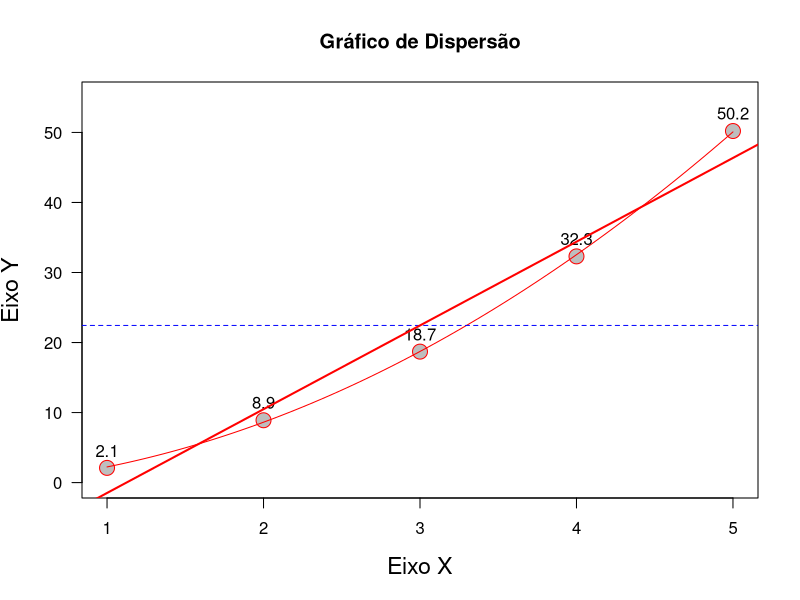

Write R code to recreate this figure.
# Data: 05/12/2023
# Programado por: Alan R Panosso
#
# 1) Listar todos os pacotes presentes no ambiente de
# trabalho.
(.packages())

# carregar um pacote no ambiente {MASS}
library(MASS)
(.packages())

# 2) Listar todos os pacotes disponíveis
# (pré-instalados) no R.
(.packages(all.available = TRUE))

# 3) Instalar os seguintes pacotes:
# install.packages("agricolae")
# install.packages("nortest")
# install.packages("lawstat")
# install.packages("tidyverse")

# 4) Exemplo de operações
## MOD - Resto da Divisão
23 %% 4

## DIV - Divisão Inteira
23 %/% 4

# DADOS X = 1531, construir:
# Y = 15
# Z = 31
# W = 3115
X <- 1531
Y <- X %/% 100
Z <- X %% 100
W <- 100*Z + Y

## Raiz Quadrada
sqrt(225)

## raiz cúbica de 16
16^(1/3)

## Potenciação
2^10
2**10

## Logaritmos
log10(1000)
log(9,3)
log(7.389056)

## Exponenciação
exp(1)
exp(2)

## FUnções Trigonométricas
sin(30)
pi
sin(30*pi/180)

## Operadores Relacionais
5 > 3
4 < 8
5 >= 10
5 <= 10
5 == 10
5 != 10
nome <- "Vanellope"
nome == "Pumba"
nome == "Vanellope"

## Operadores Lógicos (Booleanos)
# CONJUNÇÃO (e)
T && T
T && F
F && T
F && F

# DISJUNÇÃO (ou)
T || T
T || F
F || T
F || F

# NEGAÇÃO (não)
!T
!F

# 4) A partir de um vetor, criar uma matriz no R
vetor_a <- c(1, 2, 3, 4, 5, 6, 7, 9, 10)
A <- matrix(vetor_a, ncol=3) # preenchimento linha
                             # byrow = TRUE
vetor_b <- c(2, 4, 6, 8, 0, 10)
B <- matrix(vetor_b, ncol=2)

# Calcular o determinante de A (matriz quadrada)
det(A)

# Multiplicação de Matrizes
A %*% B

# Inversa de A
inv_A <- solve(A)

# Matriz indentidade
round(inv_A %*% A)

# resolvendo um sistema de equação linear
A <- matrix(
  c(4,3,3,1, 2,-3,5,-1, 1,-1,1,-1, -2,-1,1,4),
  ncol = 4
)

B <- matrix(
  c(3, 2, 0 , -2),
  ncol=1
)

solve(A) %*% B

# 5) Observe o retorno das funções nrow, ncol e
# length.
length(A) #númerio total de elementos da matriz
nrow(A)
ncol(A)

# 6) Calcule o determinante da matriz
det(A)

# 7) Crie a matriz transposta
t(A)

# 8) Dados os vetores
# x = {1, 2, 3, 4, 5}
# y = {2.1, 8.9, 18.7, 32.3, 50.2}
# faça o gráfico de y ~ x
x <- 1:5
y <- c(2.1, 8.9, 18.7, 32.3, 50.2)
plot(x,y,
     main = "Gráfico de Dispersão",
     cex = 2, # tamanho marcador
     pch = 21, # marcador
     col = "red", # cor marcador
     bg = "gray",
     xlab = "Eixo X",
     ylab = "Eixo Y",
     cex.lab = 1.4, # tamanho fonte labs eixo
     las = 1, # números do eixo Y vertical
     ylim = c(0, 55) # limites de y
     #type="S" # tipos de gráfico
     )
# ajuste quadrático
curve(-0.44+0.81714*x+1.85714*x^2,
      add=TRUE, col="red")
abline(h = mean(y), lty =2, col="blue")
text(x,y+2.5,label=y)
?? base::plot # help para a função plot
# Ajuste Linear
modelo_linear <- lm(y ~ x)
abline(modelo_linear,col="red",lwd=2)
modelo_linear
summary.lm(modelo_linear)

# Ajuste de mínimos quadrados linear
X <- matrix(0,5,ncol=2)
X[,1] <- 1
X[,2] <- x
X
solve(t(X) %*% X) %*% t(X) %*% y

# Ajuste de mínimos quadrados Quadrático
X <- matrix(0,5,ncol=3)
X[,1] <- 1
X[,2] <- x
X[,3] <- x^2
X
solve(t(X) %*% X) %*% t(X) %*% y
x2 <- x^2
modelo_quadratico <- lm(y~x+x2)
summary.lm(modelo_quadratico)
# Realize um ajuste polinomial de segunda ordem
# onde a matriz de coeficiente BETA
# podrá se estimada por:
# BETA = (X^T.X)^(-1) X^T Y


# Estatística Descritiva -------------------------------------------------
# Calular a somatória, a média e a mediana de y
sum(y)
mean(y)
median(y)

# Calular os desvios (y - media_y) e provar que a
# soma dos desvios é igual a zero...
y - mean(y)
round(sum(y-mean(y)))

# Encontrar o tamanho de y, seu máximo e seu mínimo
length(y)
max(y)
min(y)

# Calcular primeiro, segundo e terceiro quartil de y.
quantile(y,0.25)
quantile(y,0.50)
quantile(y,0.75)

# Soma de Quadrados dos Desvios
sum((y - mean(y))^2)

# Variância
sum((y - mean(y))^2)/(5-1)
var(y)

# Devio Padrão
sqrt(var(y))
sd(y)

# Erro padrao da média
s <- sd(y)
n <- length(y)
s/sqrt(n)

# Criar a função para o cálculo do erro padrão da
# média
erro_padrao_media <- function(vetor){
  s <- sd(vetor)
  n <- length(vetor)
  epm <- s/sqrt(n)
  return(epm)
}
erro_padrao_media(y)


























